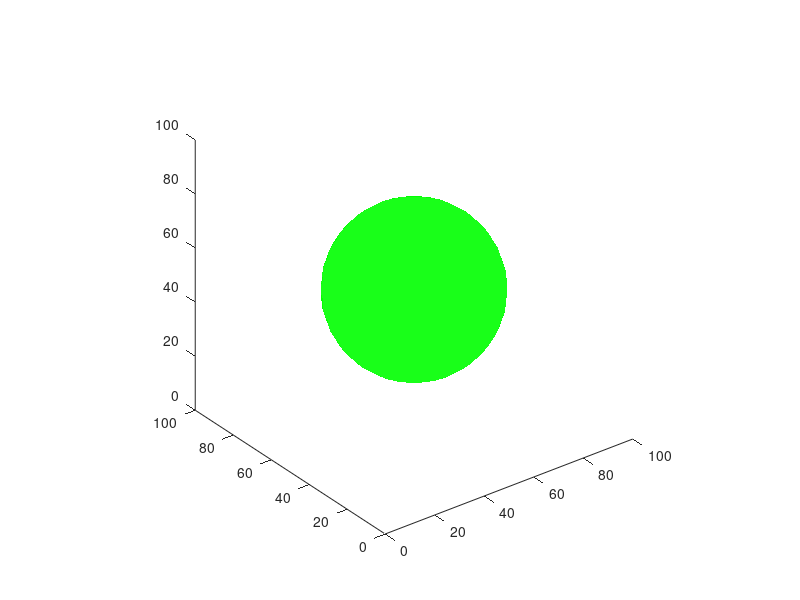

Write MATLAB code to recreate this figure. (Note: this script raises an error after producing the figure.)
%SPHERE_INTERSECTIONS  One-line description here, please.
%
%   output = sphere_intersections(input)
%
%   Example
%   sphere_intersections
%
%   See also
%
 
% ------
% Author: David Legland
% e-mail: david.legland@inra.fr
% Created: 2020-01-09,    using Matlab 9.7.0.1247435 (R2019b) Update 2
% Copyright 2020 INRA - Cepia Software Platform.

%% demo sphere

sphere = [50 50 50 30];

figure; hold on; axis equal; axis([0 100 0 100 0 100]); view(3);
drawSphere(sphere, 'faceAlpha', .9);
print(gcf, 'sphere.png', '-dpng');

drawCircle3d([50 50 50 30 0 0], 'linewidth', 1, 'color', 'k');
drawCircle3d([50 50 50 30 90 0], 'linewidth', 1, 'color', 'k');
drawCircle3d([50 50 50 30 90 90], 'linewidth', 1, 'color', 'k');
print(gcf, 'sphere_circles.png', '-dpng');

plane = createPlane([40 40 40], [-1 1 5]);
drawPlane3d(plane, 'facecolor', 'm', 'faceAlpha', .9);

circ = intersectPlaneSphere(plane, sphere);
drawCircle3d(circ, 'linewidth', 3, 'color', 'b');

line = [50 50 70   3 2 1];
drawLine3d(line, 'color', 'k', 'linewidth', 2);

pts = intersectLineSphere(line, sphere);
drawPoint3d(pts, 'color', 'k', 'marker', '*', 'linewidth', 2, 'markersize', 8);
print(gcf, 'sphere_intersections.png', '-dpng');
